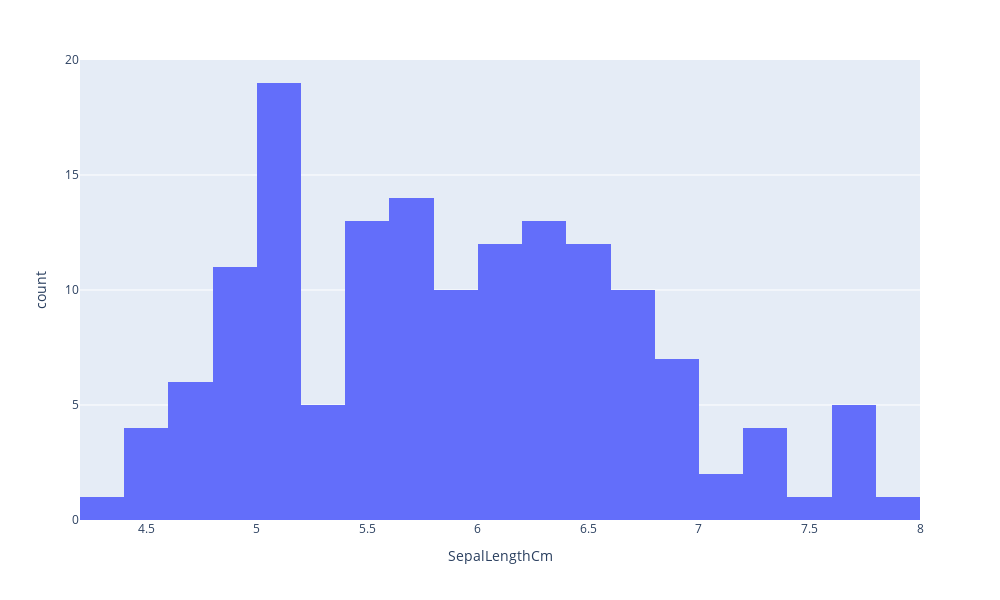

Here is the notebook cell this chart was saved with:
### Code cell
fig=px.histogram(df,x="SepalLengthCm",nbins=20)
fig.update_layout(height=600,width=1000)
fig.show()

### Figure 1 — Plotly figure (JSON) as saved in the notebook; plotly's stock layout.template omitted (floating-point values rounded to 4 significant figures; data arrays with more than 128 entries replaced by an {"elided": "..."} marker saying what was removed)
{"data": [{"alignmentgroup": "True", "bingroup": "x", "hovertemplate": "SepalLengthCm=%{x}<br>count=%{y}<extra></extra>", "legendgroup": "", "marker": {"color": "#636efa", "pattern": {"shape": ""}}, "name": "", "nbinsx": 20, "offsetgroup": "", "orientation": "v", "showlegend": false, "type": "histogram", "x": {"elided": "150 float values"}, "xaxis": "x", "yaxis": "y"}], "layout": {"barmode": "relative", "height": 600, "legend": {"tracegroupgap": 0}, "margin": {"t": 60}, "width": 1000, "xaxis": {"anchor": "y", "domain": [0, 1], "title": {"text": "SepalLengthCm"}}, "yaxis": {"anchor": "x", "domain": [0, 1], "title": {"text": "count"}}}}
